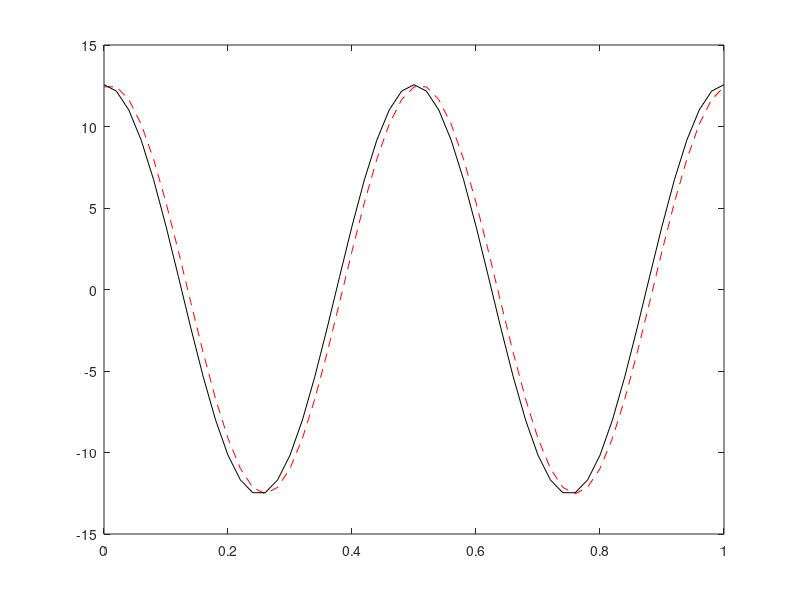

This chart was generated by the following MATLAB code:
clc;
clear all;
close all;
% program to compute first order finite derivative of flux function
% method - backward diffrence

%building the mesh

a=0;			%	left extreme
b=1;			%	right extreme

N=50;           %	number of nodes
dx=(b-a)/N; 	%	mesh spacing

for i = 1 : N+1
    x(i)=a+(i-1)*dx;
    f(i) = sin(4*pi*x(i));
    dfdxe(i) = 4*pi*cos(4*pi*x(i));
end
for i = 2:N+1
    dfdx(i)=(f(i)-f(i-1))/dx;
end
dfdx(1)=dfdx(2);

plot(x,dfdx,'--r');
hold on;
plot(x,dfdxe,'-k');
